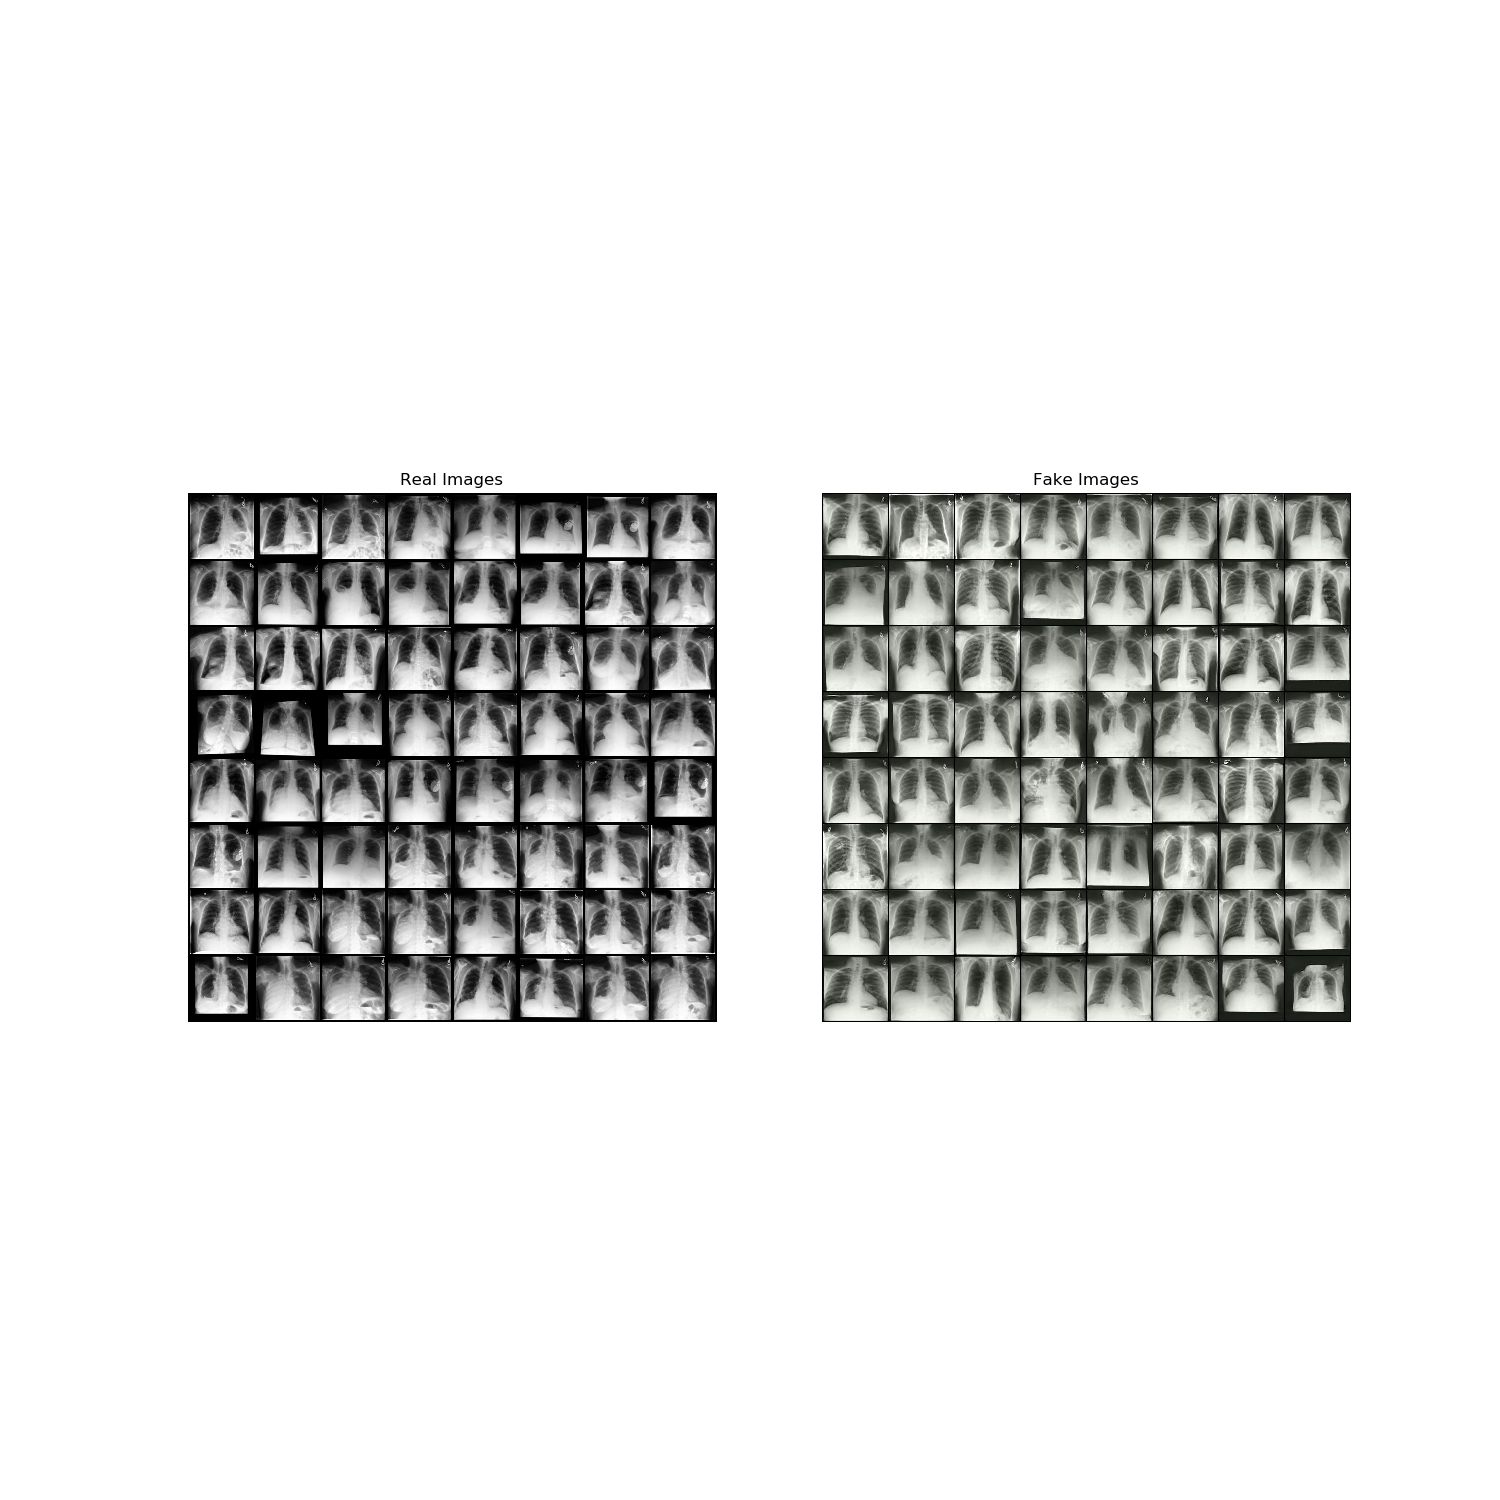

Write Python code to recreate this figure.
import matplotlib.pyplot as plt
import torchvision.utils as vutils
import numpy as np
import os
from PIL import Image
import torchvision.transforms.functional as TF
import torch

imgs_ls = os.listdir("./real_imgs")
print(imgs_ls)
real_imgs_ls = []
for img_file in imgs_ls:

    img = Image.open("./real_imgs/"+img_file)
    img = TF.resize(img, (128, 128))
    img = TF.to_tensor(img)
    real_imgs_ls.append(img)
real_imgs = torch.stack(real_imgs_ls)

imgs_ls = os.listdir("./x_rays_pgan_output")
print(imgs_ls)
fake_imgs_ls = []
for img_file in imgs_ls:
    img = Image.open("./x_rays_pgan_output/"+img_file)
    img = TF.resize(img, (128, 128))
    img = TF.to_tensor(img)
    fake_imgs_ls.append(img)
fake_imgs = torch.stack(fake_imgs_ls)


# Grab a batch of real images from the dataloader
# Plot the real images
plt.figure(figsize=(15,15))
plt.subplot(1,2,1)
plt.axis("off")
plt.title("Real Images")
plt.imshow(np.transpose(vutils.make_grid(real_imgs[64:128], padding=5, normalize=True).cpu(),(1,2,0)))
# Plot the fake images from the last epoch
plt.subplot(1,2,2)
plt.axis("off")
plt.title("Fake Images")
plt.imshow(np.transpose(vutils.make_grid(fake_imgs[64:128], padding=2, normalize=True),(1,2,0)))
# plt.show()
plt.savefig('./real_fake_img.png')
